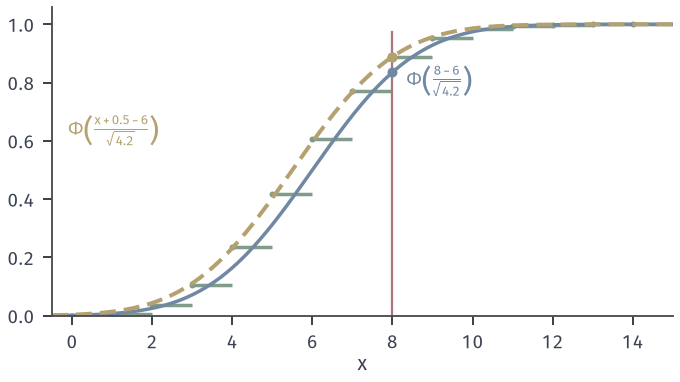

The script that drew this image:
from pathlib import Path
import sys
HERE = Path(__file__).resolve().parent
sys.path.insert(0, str(HERE.parent/'clt-common'))
from clt_fig import *
# S ~ Bin(20, 0.3): exact distribution function (staircase), normal approximation
# Phi((x-6)/sqrt(4.2)) and the continuity-corrected Phi((x+0.5-6)/sqrt(4.2)); threshold k = 8.
n, p = 20, .3; m = n*p; sd = math.sqrt(n*p*(1-p))
pm = binpmf(n, p); F = np.cumsum(pm)
fig, ax = figure(width_mm=96, height_mm=54)
for k in range(0, 15):
    ax.plot([k, k+1], [F[k], F[k]], color=GREEN, lw=1.4, solid_capstyle='butt')
    ax.plot([k], [F[k]], 'o', ms=2.4, color=GREEN, mew=0)
x = np.linspace(-.5, 15, 800)
ax.plot(x, Phi((x-m)/sd), color=BLUE, lw=1.4)
ax.plot(x, Phi((x+.5-m)/sd), color=YELLOW, lw=1.6, ls=DASH)
ax.axvline(8, color=RED, lw=.9, ymax=.92)
dot(ax, 8, F[8], GREEN, ms=4); dot(ax, 8, float(Phi((8-m)/sd)), BLUE, ms=4); dot(ax, 8, float(Phi((8.5-m)/sd)), YELLOW, ms=4)
lab(ax, 8.35, .79, r'$\Phi\left(\frac{8-6}{\sqrt{4.2}}\right)$', BLUE, ha='left')
lab(ax, 2.2, .62, r'$\Phi\left(\frac{x+0.5-6}{\sqrt{4.2}}\right)$', YELLOW, ha='right')
ax.set_xlim(-.5, 15); ax.set_ylim(0, 1.06); ax.set_xticks([0, 2, 4, 6, 8, 10, 12, 14])
axlab(ax, '$x$', None)
save(fig, HERE, 'figure', {'F(8)': float(F[8]), 'normal': float(Phi((8-m)/sd)), 'corrected': float(Phi((8.5-m)/sd))})
